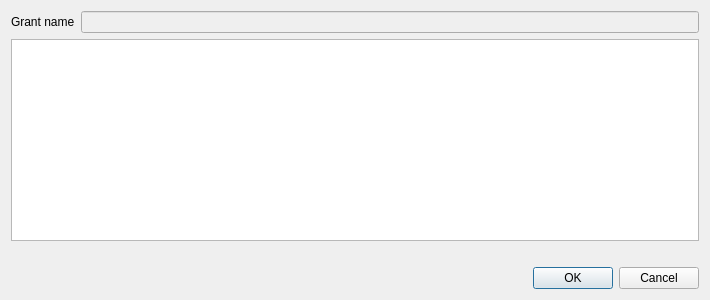
<?xml version="1.0" encoding="UTF-8"?>
<ui version="4.0">
 <class>DlgPathsEditor</class>
 <widget class="QDialog" name="DlgPathsEditor">
  <property name="geometry">
   <rect>
    <x>0</x>
    <y>0</y>
    <width>710</width>
    <height>300</height>
   </rect>
  </property>
  <property name="windowTitle">
   <string>Path editor dialog</string>
  </property>
  <layout class="QVBoxLayout" name="verticalLayout">
   <item>
    <layout class="QHBoxLayout" name="horizontalLayout">
     <item>
      <widget class="QLabel" name="lblGrantId">
       <property name="text">
        <string>Grant name</string>
       </property>
      </widget>
     </item>
     <item>
      <widget class="QLineEdit" name="leGrantId">
       <property name="enabled">
        <bool>false</bool>
       </property>
       <property name="readOnly">
        <bool>true</bool>
       </property>
      </widget>
     </item>
    </layout>
   </item>
   <item>
    <widget class="QTableWidget" name="twPaths">
     <property name="alternatingRowColors">
      <bool>true</bool>
     </property>
     <attribute name="horizontalHeaderStretchLastSection">
      <bool>true</bool>
     </attribute>
    </widget>
   </item>
   <item>
    <widget class="QLabel" name="lblStatus">
     <property name="text">
      <string/>
     </property>
    </widget>
   </item>
   <item>
    <widget class="QDialogButtonBox" name="buttonBox">
     <property name="orientation">
      <enum>Qt::Horizontal</enum>
     </property>
     <property name="standardButtons">
      <set>QDialogButtonBox::Cancel|QDialogButtonBox::Ok</set>
     </property>
    </widget>
   </item>
  </layout>
 </widget>
 <resources/>
 <connections>
  <connection>
   <sender>buttonBox</sender>
   <signal>accepted()</signal>
   <receiver>DlgPathsEditor</receiver>
   <slot>accept()</slot>
   <hints>
    <hint type="sourcelabel">
     <x>248</x>
     <y>254</y>
    </hint>
    <hint type="destinationlabel">
     <x>157</x>
     <y>274</y>
    </hint>
   </hints>
  </connection>
  <connection>
   <sender>buttonBox</sender>
   <signal>rejected()</signal>
   <receiver>DlgPathsEditor</receiver>
   <slot>reject()</slot>
   <hints>
    <hint type="sourcelabel">
     <x>316</x>
     <y>260</y>
    </hint>
    <hint type="destinationlabel">
     <x>286</x>
     <y>274</y>
    </hint>
   </hints>
  </connection>
 </connections>
</ui>
